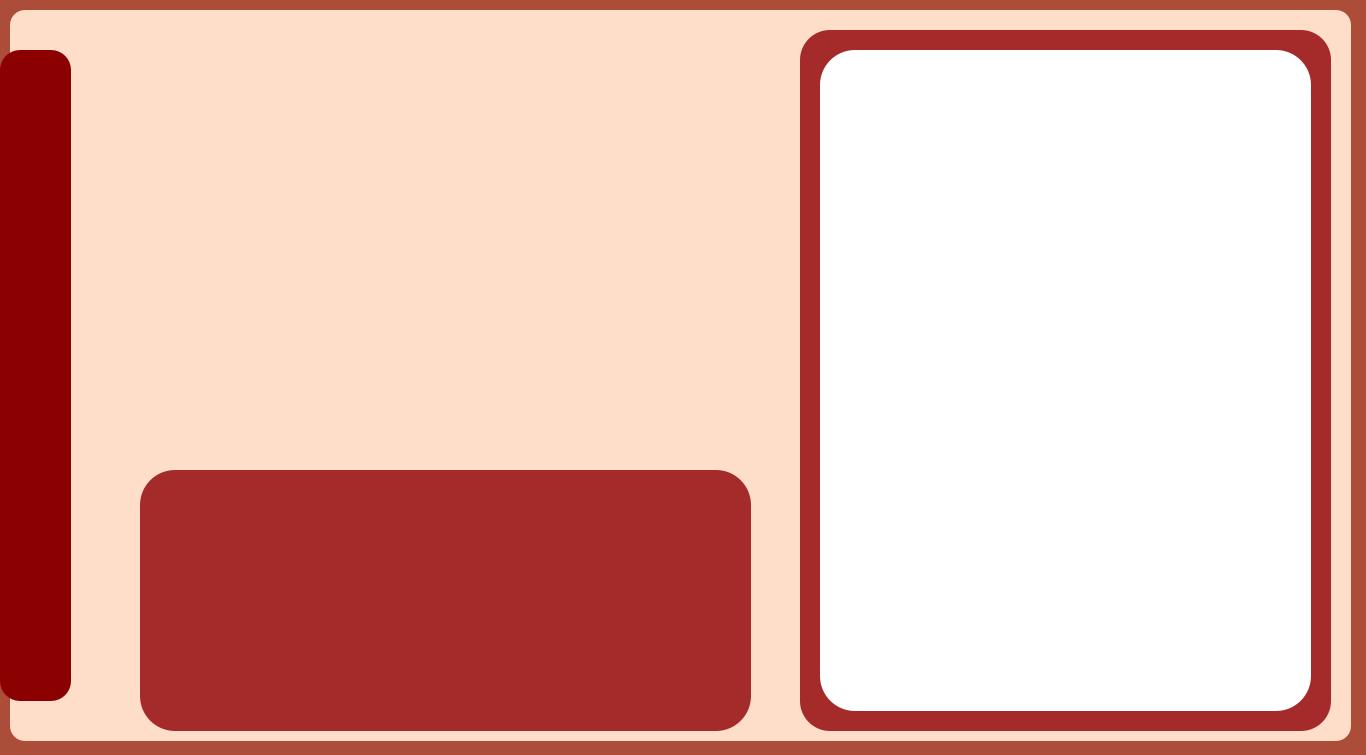
<?xml version="1.0" encoding="UTF-8"?>
<ui version="4.0">
 <class>Dialog</class>
 <widget class="QDialog" name="Dialog">
  <property name="geometry">
   <rect>
    <x>0</x>
    <y>0</y>
    <width>1366</width>
    <height>755</height>
   </rect>
  </property>
  <property name="windowTitle">
   <string>Dialog</string>
  </property>
  <property name="styleSheet">
   <string notr="true">background-color:#AC4D39;
</string>
  </property>
  <widget class="QLabel" name="label_2">
   <property name="geometry">
    <rect>
     <x>10</x>
     <y>10</y>
     <width>1341</width>
     <height>731</height>
    </rect>
   </property>
   <property name="styleSheet">
    <string notr="true">background-color: rgb(254, 222, 201);
border-radius:15px;
</string>
   </property>
   <property name="text">
    <string/>
   </property>
  </widget>
  <widget class="QStackedWidget" name="menu_stacked_widget">
   <property name="geometry">
    <rect>
     <x>100</x>
     <y>20</y>
     <width>1241</width>
     <height>711</height>
    </rect>
   </property>
   <property name="styleSheet">
    <string notr="true">background-color:rgb(254, 222, 201);
selection-background-color: rgb(254, 222, 201);</string>
   </property>
   <property name="currentIndex">
    <number>0</number>
   </property>
   <widget class="QWidget" name="page_menu">
    <widget class="QLabel" name="label_3">
     <property name="geometry">
      <rect>
       <x>10</x>
       <y>40</y>
       <width>661</width>
       <height>391</height>
      </rect>
     </property>
     <property name="styleSheet">
      <string notr="true">border-image: url(:/img/on air image.png);
border-radius:32px;</string>
     </property>
     <property name="text">
      <string/>
     </property>
    </widget>
    <widget class="QLabel" name="label_4">
     <property name="geometry">
      <rect>
       <x>700</x>
       <y>10</y>
       <width>531</width>
       <height>701</height>
      </rect>
     </property>
     <property name="styleSheet">
      <string notr="true">background-color:Brown;
border-radius:30px;</string>
     </property>
     <property name="text">
      <string/>
     </property>
    </widget>
    <widget class="QLabel" name="label_admin">
     <property name="geometry">
      <rect>
       <x>900</x>
       <y>60</y>
       <width>131</width>
       <height>121</height>
      </rect>
     </property>
     <property name="styleSheet">
      <string notr="true">background-color:white;
image: url(:/img/1946429.png);</string>
     </property>
     <property name="text">
      <string/>
     </property>
    </widget>
    <widget class="QLabel" name="label_5">
     <property name="geometry">
      <rect>
       <x>720</x>
       <y>30</y>
       <width>491</width>
       <height>661</height>
      </rect>
     </property>
     <property name="styleSheet">
      <string notr="true">border-radius:35px;
background-color:white;
font-family:&quot;Dosis&quot;;
font-size:37px;

</string>
     </property>
     <property name="text">
      <string/>
     </property>
    </widget>
    <widget class="QLabel" name="label_6">
     <property name="geometry">
      <rect>
       <x>40</x>
       <y>450</y>
       <width>611</width>
       <height>261</height>
      </rect>
     </property>
     <property name="styleSheet">
      <string notr="true">background-color:Brown;
image: url(:/img/kisspng-social-media-computer-icons-social-network-do-not-conform-to-social-morality-5aec563338c9a1.6380052915254380032326.png);
border-radius:35px;
</string>
     </property>
     <property name="text">
      <string/>
     </property>
    </widget>
    <widget class="QLabel" name="label_8">
     <property name="geometry">
      <rect>
       <x>770</x>
       <y>250</y>
       <width>391</width>
       <height>401</height>
      </rect>
     </property>
     <property name="styleSheet">
      <string notr="true">background-color:white;

border-radius:35px;</string>
     </property>
     <property name="text">
      <string/>
     </property>
    </widget>
    <widget class="QLineEdit" name="lineEdit_compte">
     <property name="geometry">
      <rect>
       <x>920</x>
       <y>190</y>
       <width>161</width>
       <height>31</height>
      </rect>
     </property>
     <property name="styleSheet">
      <string notr="true">background-color:white;
font-size:30px;
border:0px;
text-align:center;
font-family:Tahoma;
color:green;
</string>
     </property>
     <property name="text">
      <string/>
     </property>
     <property name="readOnly">
      <bool>true</bool>
     </property>
    </widget>
    <zorder>label_4</zorder>
    <zorder>label_5</zorder>
    <zorder>label_3</zorder>
    <zorder>label_admin</zorder>
    <zorder>label_6</zorder>
    <zorder>label_8</zorder>
    <zorder>lineEdit_compte</zorder>
   </widget>
   <widget class="QWidget" name="page_emission">
    <widget class="QLabel" name="label_7">
     <property name="geometry">
      <rect>
       <x>470</x>
       <y>0</y>
       <width>261</width>
       <height>41</height>
      </rect>
     </property>
     <property name="text">
      <string>&lt;html&gt;&lt;head/&gt;&lt;body&gt;&lt;h1 align=&quot;center&quot; style=&quot; margin-top:18px; margin-bottom:12px; margin-left:0px; margin-right:0px; -qt-block-indent:0; text-indent:0px;&quot;&gt;&lt;span style=&quot; font-size:14pt; font-weight:600;&quot;&gt;Emissions:&lt;/span&gt;&lt;/h1&gt;&lt;/body&gt;&lt;/html&gt;</string>
     </property>
    </widget>
    <widget class="QTabWidget" name="tabWidget">
     <property name="geometry">
      <rect>
       <x>0</x>
       <y>20</y>
       <width>1231</width>
       <height>691</height>
      </rect>
     </property>
     <property name="maximumSize">
      <size>
       <width>1231</width>
       <height>691</height>
      </size>
     </property>
     <property name="styleSheet">
      <string notr="true">background-color:#feeadd;
font-size:16px;</string>
     </property>
     <property name="currentIndex">
      <number>0</number>
     </property>
     <widget class="QWidget" name="Emissions">
      <attribute name="title">
       <string>Gestion des Emissions</string>
      </attribute>
      <widget class="QStackedWidget" name="stackedWidget_crud">
       <property name="geometry">
        <rect>
         <x>10</x>
         <y>0</y>
         <width>1201</width>
         <height>651</height>
        </rect>
       </property>
       <property name="currentIndex">
        <number>1</number>
       </property>
       <widget class="QWidget" name="page">
        <widget class="QRadioButton" name="radioButton">
         <property name="geometry">
          <rect>
           <x>300</x>
           <y>240</y>
           <width>71</width>
           <height>18</height>
          </rect>
         </property>
         <property name="styleSheet">
          <string notr="true">background-color:white;
</string>
         </property>
         <property name="text">
          <string>Fun</string>
         </property>
        </widget>
        <widget class="QLineEdit" name="lineEdit">
         <property name="geometry">
          <rect>
           <x>370</x>
           <y>30</y>
           <width>441</width>
           <height>31</height>
          </rect>
         </property>
         <property name="styleSheet">
          <string notr="true">border-radius:1px;
background-color:white;
border-bottom:1px solid;
text-align:center;

</string>
         </property>
         <property name="text">
          <string>Add an Emission</string>
         </property>
         <property name="alignment">
          <set>Qt::AlignCenter</set>
         </property>
         <property name="readOnly">
          <bool>true</bool>
         </property>
        </widget>
        <widget class="QLineEdit" name="lineEdit_2">
         <property name="geometry">
          <rect>
           <x>201</x>
           <y>107</y>
           <width>281</width>
           <height>22</height>
          </rect>
         </property>
         <property name="styleSheet">
          <string notr="true">background-color:white;
border-radius:1px;
border-bottom:1px double;</string>
         </property>
         <property name="alignment">
          <set>Qt::AlignLeading|Qt::AlignLeft|Qt::AlignVCenter</set>
         </property>
         <property name="placeholderText">
          <string>Emission Id</string>
         </property>
        </widget>
        <widget class="QRadioButton" name="radioButton_18">
         <property name="geometry">
          <rect>
           <x>300</x>
           <y>290</y>
           <width>71</width>
           <height>18</height>
          </rect>
         </property>
         <property name="styleSheet">
          <string notr="true">background-color:white;
</string>
         </property>
         <property name="text">
          <string>5mn</string>
         </property>
        </widget>
        <widget class="QLineEdit" name="lineEdit_3">
         <property name="geometry">
          <rect>
           <x>201</x>
           <y>161</y>
           <width>281</width>
           <height>22</height>
          </rect>
         </property>
         <property name="styleSheet">
          <string notr="true">background-color:white;
border-radius:1px;
border-bottom:1px double;</string>
         </property>
         <property name="alignment">
          <set>Qt::AlignLeading|Qt::AlignLeft|Qt::AlignVCenter</set>
         </property>
         <property name="placeholderText">
          <string>Emission Name</string>
         </property>
        </widget>
        <widget class="QRadioButton" name="radioButton_12">
         <property name="geometry">
          <rect>
           <x>380</x>
           <y>290</y>
           <width>71</width>
           <height>18</height>
          </rect>
         </property>
         <property name="styleSheet">
          <string notr="true">background-color:white;
</string>
         </property>
         <property name="text">
          <string>10mn</string>
         </property>
        </widget>
        <widget class="QRadioButton" name="radioButton_4">
         <property name="geometry">
          <rect>
           <x>560</x>
           <y>240</y>
           <width>83</width>
           <height>18</height>
          </rect>
         </property>
         <property name="styleSheet">
          <string notr="true">background-color:white;
</string>
         </property>
         <property name="text">
          <string>Info</string>
         </property>
        </widget>
        <widget class="QLineEdit" name="lineEdit_6">
         <property name="geometry">
          <rect>
           <x>201</x>
           <y>289</y>
           <width>71</width>
           <height>22</height>
          </rect>
         </property>
         <property name="styleSheet">
          <string notr="true">background-color:white;
border-radius:1px;
border-bottom:1px double;</string>
         </property>
         <property name="alignment">
          <set>Qt::AlignLeading|Qt::AlignLeft|Qt::AlignVCenter</set>
         </property>
         <property name="readOnly">
          <bool>true</bool>
         </property>
         <property name="placeholderText">
          <string>Duration</string>
         </property>
        </widget>
        <widget class="QPushButton" name="pushButton">
         <property name="geometry">
          <rect>
           <x>870</x>
           <y>350</y>
           <width>151</width>
           <height>41</height>
          </rect>
         </property>
         <property name="styleSheet">
          <string notr="true">
QPushButton{background-color:white;
border-radius:12px;
border-color:black;
border:1px solid;
}
QPushButton:hover
{
background-color:lightgray;
}</string>
         </property>
         <property name="text">
          <string>Add</string>
         </property>
        </widget>
        <widget class="QRadioButton" name="radioButton_3">
         <property name="geometry">
          <rect>
           <x>470</x>
           <y>240</y>
           <width>83</width>
           <height>18</height>
          </rect>
         </property>
         <property name="styleSheet">
          <string notr="true">background-color:white;
</string>
         </property>
         <property name="text">
          <string>Sport</string>
         </property>
        </widget>
        <widget class="QRadioButton" name="radioButton_2">
         <property name="geometry">
          <rect>
           <x>380</x>
           <y>240</y>
           <width>83</width>
           <height>18</height>
          </rect>
         </property>
         <property name="styleSheet">
          <string notr="true">background-color:white;
</string>
         </property>
         <property name="text">
          <string>Info</string>
         </property>
        </widget>
        <widget class="QRadioButton" name="radioButton_13">
         <property name="geometry">
          <rect>
           <x>470</x>
           <y>290</y>
           <width>71</width>
           <height>18</height>
          </rect>
         </property>
         <property name="styleSheet">
          <string notr="true">background-color:white;
</string>
         </property>
         <property name="text">
          <string>15mn</string>
         </property>
        </widget>
        <widget class="QDateTimeEdit" name="dateTimeEdit">
         <property name="geometry">
          <rect>
           <x>460</x>
           <y>350</y>
           <width>191</width>
           <height>31</height>
          </rect>
         </property>
         <property name="styleSheet">
          <string notr="true">background-color:white;
border-radius:8px;
border:1px solid;</string>
         </property>
        </widget>
        <widget class="QLineEdit" name="lineEdit_4">
         <property name="geometry">
          <rect>
           <x>201</x>
           <y>235</y>
           <width>71</width>
           <height>22</height>
          </rect>
         </property>
         <property name="styleSheet">
          <string notr="true">background-color:white;
border-radius:1px;
border-bottom:1px double;</string>
         </property>
         <property name="alignment">
          <set>Qt::AlignLeading|Qt::AlignLeft|Qt::AlignVCenter</set>
         </property>
         <property name="readOnly">
          <bool>true</bool>
         </property>
         <property name="placeholderText">
          <string> Type</string>
         </property>
        </widget>
        <widget class="QLineEdit" name="lineEdit_5">
         <property name="geometry">
          <rect>
           <x>200</x>
           <y>350</y>
           <width>191</width>
           <height>22</height>
          </rect>
         </property>
         <property name="styleSheet">
          <string notr="true">background-color:white;
border-radius:1px;
border-bottom:1px double;</string>
         </property>
         <property name="alignment">
          <set>Qt::AlignLeading|Qt::AlignLeft|Qt::AlignVCenter</set>
         </property>
         <property name="readOnly">
          <bool>true</bool>
         </property>
         <property name="placeholderText">
          <string>Emission Date/Time</string>
         </property>
        </widget>
        <widget class="QLabel" name="label_9">
         <property name="geometry">
          <rect>
           <x>160</x>
           <y>10</y>
           <width>891</width>
           <height>641</height>
          </rect>
         </property>
         <property name="styleSheet">
          <string notr="true">background-color:white;
border-radius:15px;
border:0.5px solid;</string>
         </property>
         <property name="text">
          <string/>
         </property>
        </widget>
        <widget class="QPushButton" name="pushButton_2">
         <property name="geometry">
          <rect>
           <x>870</x>
           <y>590</y>
           <width>151</width>
           <height>41</height>
          </rect>
         </property>
         <property name="styleSheet">
          <string notr="true">
QPushButton{background-color:white;
border-radius:12px;
border-color:black;
border:1px solid;
}
QPushButton:hover
{
background-color:lightgray;
}</string>
         </property>
         <property name="text">
          <string>Delete</string>
         </property>
        </widget>
        <widget class="QLineEdit" name="lineEdit_8">
         <property name="geometry">
          <rect>
           <x>200</x>
           <y>510</y>
           <width>281</width>
           <height>22</height>
          </rect>
         </property>
         <property name="styleSheet">
          <string notr="true">background-color:white;
border-radius:1px;
border-bottom:1px double;</string>
         </property>
         <property name="alignment">
          <set>Qt::AlignLeading|Qt::AlignLeft|Qt::AlignVCenter</set>
         </property>
         <property name="placeholderText">
          <string>Emission Id</string>
         </property>
        </widget>
        <widget class="QLineEdit" name="lineEdit_7">
         <property name="geometry">
          <rect>
           <x>370</x>
           <y>440</y>
           <width>441</width>
           <height>31</height>
          </rect>
         </property>
         <property name="styleSheet">
          <string notr="true">border-radius:1px;
background-color:white;
border-bottom:1px solid;
text-align:center;

</string>
         </property>
         <property name="text">
          <string>Delete an Emission</string>
         </property>
         <property name="alignment">
          <set>Qt::AlignCenter</set>
         </property>
         <property name="readOnly">
          <bool>true</bool>
         </property>
        </widget>
        <widget class="QPushButton" name="next_crud">
         <property name="geometry">
          <rect>
           <x>1130</x>
           <y>600</y>
           <width>51</width>
           <height>41</height>
          </rect>
         </property>
         <property name="styleSheet">
          <string notr="true">
QPushButton{background-color:white;
border-radius:12px;
border-color:black;
border:1px solid;
}
QPushButton:hover
{
background-color:lightgray;
}</string>
         </property>
         <property name="text">
          <string>---&gt;</string>
         </property>
        </widget>
        <zorder>label_9</zorder>
        <zorder>radioButton</zorder>
        <zorder>lineEdit</zorder>
        <zorder>lineEdit_2</zorder>
        <zorder>radioButton_18</zorder>
        <zorder>lineEdit_3</zorder>
        <zorder>radioButton_12</zorder>
        <zorder>radioButton_4</zorder>
        <zorder>lineEdit_6</zorder>
        <zorder>pushButton</zorder>
        <zorder>radioButton_3</zorder>
        <zorder>radioButton_2</zorder>
        <zorder>radioButton_13</zorder>
        <zorder>dateTimeEdit</zorder>
        <zorder>lineEdit_4</zorder>
        <zorder>lineEdit_5</zorder>
        <zorder>pushButton_2</zorder>
        <zorder>lineEdit_8</zorder>
        <zorder>lineEdit_7</zorder>
        <zorder>next_crud</zorder>
       </widget>
       <widget class="QWidget" name="page_2">
        <widget class="QLineEdit" name="lineEdit_9">
         <property name="geometry">
          <rect>
           <x>120</x>
           <y>50</y>
           <width>441</width>
           <height>31</height>
          </rect>
         </property>
         <property name="styleSheet">
          <string notr="true">border-radius:1px;
background-color:white;
border-bottom:1px solid;
text-align:center;

</string>
         </property>
         <property name="text">
          <string>Update an Emission</string>
         </property>
         <property name="alignment">
          <set>Qt::AlignCenter</set>
         </property>
         <property name="readOnly">
          <bool>true</bool>
         </property>
        </widget>
        <widget class="QRadioButton" name="radioButton_5">
         <property name="geometry">
          <rect>
           <x>260</x>
           <y>350</y>
           <width>71</width>
           <height>18</height>
          </rect>
         </property>
         <property name="styleSheet">
          <string notr="true">background-color:white;
</string>
         </property>
         <property name="text">
          <string>10mn</string>
         </property>
        </widget>
        <widget class="QListView" name="listView">
         <property name="geometry">
          <rect>
           <x>640</x>
           <y>100</y>
           <width>531</width>
           <height>471</height>
          </rect>
         </property>
         <property name="styleSheet">
          <string notr="true">border-radius:10px;
background-color:white;
border:1px solid;
</string>
         </property>
        </widget>
        <widget class="QRadioButton" name="radioButton_11">
         <property name="geometry">
          <rect>
           <x>180</x>
           <y>290</y>
           <width>71</width>
           <height>18</height>
          </rect>
         </property>
         <property name="styleSheet">
          <string notr="true">background-color:white;
</string>
         </property>
         <property name="text">
          <string>Fun</string>
         </property>
        </widget>
        <widget class="QRadioButton" name="radioButton_8">
         <property name="geometry">
          <rect>
           <x>350</x>
           <y>290</y>
           <width>83</width>
           <height>18</height>
          </rect>
         </property>
         <property name="styleSheet">
          <string notr="true">background-color:white;
</string>
         </property>
         <property name="text">
          <string>Sport</string>
         </property>
        </widget>
        <widget class="QRadioButton" name="radioButton_9">
         <property name="geometry">
          <rect>
           <x>440</x>
           <y>290</y>
           <width>83</width>
           <height>18</height>
          </rect>
         </property>
         <property name="styleSheet">
          <string notr="true">background-color:white;
</string>
         </property>
         <property name="text">
          <string>Info</string>
         </property>
        </widget>
        <widget class="QDateTimeEdit" name="dateTimeEdit_2">
         <property name="geometry">
          <rect>
           <x>330</x>
           <y>420</y>
           <width>191</width>
           <height>31</height>
          </rect>
         </property>
         <property name="styleSheet">
          <string notr="true">background-color:white;
border-radius:8px;
border:1px solid;</string>
         </property>
        </widget>
        <widget class="QLabel" name="label_11">
         <property name="geometry">
          <rect>
           <x>10</x>
           <y>20</y>
           <width>1191</width>
           <height>611</height>
          </rect>
         </property>
         <property name="styleSheet">
          <string notr="true">background-color:white;
border-radius:15px;
border:0.5px solid;</string>
         </property>
         <property name="text">
          <string/>
         </property>
        </widget>
        <widget class="QLineEdit" name="lineEdit_15">
         <property name="geometry">
          <rect>
           <x>680</x>
           <y>50</y>
           <width>441</width>
           <height>31</height>
          </rect>
         </property>
         <property name="styleSheet">
          <string notr="true">border-radius:1px;
background-color:white;
border-bottom:1px solid;
text-align:center;

</string>
         </property>
         <property name="text">
          <string/>
         </property>
         <property name="alignment">
          <set>Qt::AlignCenter</set>
         </property>
         <property name="readOnly">
          <bool>false</bool>
         </property>
         <property name="placeholderText">
          <string>Search for an Emission</string>
         </property>
        </widget>
        <widget class="QLineEdit" name="lineEdit_10">
         <property name="geometry">
          <rect>
           <x>40</x>
           <y>120</y>
           <width>231</width>
           <height>22</height>
          </rect>
         </property>
         <property name="styleSheet">
          <string notr="true">background-color:white;
border-radius:1px;
border-bottom:1px double;</string>
         </property>
         <property name="alignment">
          <set>Qt::AlignLeading|Qt::AlignLeft|Qt::AlignVCenter</set>
         </property>
         <property name="placeholderText">
          <string>Emission Id</string>
         </property>
        </widget>
        <widget class="QRadioButton" name="radioButton_10">
         <property name="geometry">
          <rect>
           <x>260</x>
           <y>290</y>
           <width>83</width>
           <height>18</height>
          </rect>
         </property>
         <property name="styleSheet">
          <string notr="true">background-color:white;
</string>
         </property>
         <property name="text">
          <string>Info</string>
         </property>
        </widget>
        <widget class="QLabel" name="label_12">
         <property name="geometry">
          <rect>
           <x>40</x>
           <y>160</y>
           <width>551</width>
           <height>411</height>
          </rect>
         </property>
         <property name="styleSheet">
          <string notr="true">background-color:white;
border-radius:15px;
border:0.5px solid;</string>
         </property>
         <property name="text">
          <string/>
         </property>
        </widget>
        <widget class="QLineEdit" name="lineEdit_14">
         <property name="geometry">
          <rect>
           <x>60</x>
           <y>420</y>
           <width>221</width>
           <height>31</height>
          </rect>
         </property>
         <property name="styleSheet">
          <string notr="true">background-color:white;
border-radius:1px;
border-bottom:1px double;</string>
         </property>
         <property name="alignment">
          <set>Qt::AlignCenter</set>
         </property>
         <property name="readOnly">
          <bool>true</bool>
         </property>
         <property name="placeholderText">
          <string>Emission Date/Time</string>
         </property>
        </widget>
        <widget class="QRadioButton" name="radioButton_6">
         <property name="geometry">
          <rect>
           <x>350</x>
           <y>350</y>
           <width>71</width>
           <height>18</height>
          </rect>
         </property>
         <property name="styleSheet">
          <string notr="true">background-color:white;
</string>
         </property>
         <property name="text">
          <string>15mn</string>
         </property>
        </widget>
        <widget class="QLineEdit" name="lineEdit_11">
         <property name="geometry">
          <rect>
           <x>50</x>
           <y>200</y>
           <width>281</width>
           <height>22</height>
          </rect>
         </property>
         <property name="styleSheet">
          <string notr="true">background-color:white;
border-radius:1px;
border-bottom:1px double;</string>
         </property>
         <property name="text">
          <string/>
         </property>
         <property name="alignment">
          <set>Qt::AlignLeading|Qt::AlignLeft|Qt::AlignVCenter</set>
         </property>
         <property name="placeholderText">
          <string>Emission Name</string>
         </property>
        </widget>
        <widget class="QRadioButton" name="radioButton_7">
         <property name="geometry">
          <rect>
           <x>180</x>
           <y>350</y>
           <width>71</width>
           <height>18</height>
          </rect>
         </property>
         <property name="styleSheet">
          <string notr="true">background-color:white;
</string>
         </property>
         <property name="text">
          <string>5mn</string>
         </property>
        </widget>
        <widget class="QLineEdit" name="lineEdit_13">
         <property name="geometry">
          <rect>
           <x>50</x>
           <y>350</y>
           <width>71</width>
           <height>22</height>
          </rect>
         </property>
         <property name="styleSheet">
          <string notr="true">background-color:white;
border-radius:1px;
border-bottom:1px double;</string>
         </property>
         <property name="alignment">
          <set>Qt::AlignLeading|Qt::AlignLeft|Qt::AlignVCenter</set>
         </property>
         <property name="readOnly">
          <bool>true</bool>
         </property>
         <property name="placeholderText">
          <string>Duration</string>
         </property>
        </widget>
        <widget class="QLineEdit" name="lineEdit_17">
         <property name="geometry">
          <rect>
           <x>50</x>
           <y>280</y>
           <width>71</width>
           <height>22</height>
          </rect>
         </property>
         <property name="styleSheet">
          <string notr="true">background-color:white;
border-radius:1px;
border-bottom:1px double;</string>
         </property>
         <property name="alignment">
          <set>Qt::AlignLeading|Qt::AlignLeft|Qt::AlignVCenter</set>
         </property>
         <property name="readOnly">
          <bool>true</bool>
         </property>
         <property name="placeholderText">
          <string> Type</string>
         </property>
        </widget>
        <widget class="QPushButton" name="pushButton_3">
         <property name="geometry">
          <rect>
           <x>390</x>
           <y>510</y>
           <width>151</width>
           <height>41</height>
          </rect>
         </property>
         <property name="styleSheet">
          <string notr="true">
QPushButton{background-color:white;
border-radius:12px;
border-color:black;
border:1px solid;
}
QPushButton:hover
{
background-color:lightgray;
}</string>
         </property>
         <property name="text">
          <string>Update</string>
         </property>
        </widget>
        <widget class="QPushButton" name="next_crud_2">
         <property name="geometry">
          <rect>
           <x>40</x>
           <y>580</y>
           <width>51</width>
           <height>41</height>
          </rect>
         </property>
         <property name="styleSheet">
          <string notr="true">
QPushButton{background-color:white;
border-radius:12px;
border-color:black;
border:1px solid;
}
QPushButton:hover
{
background-color:lightgray;
}</string>
         </property>
         <property name="text">
          <string>&lt;---</string>
         </property>
        </widget>
        <zorder>label_11</zorder>
        <zorder>label_12</zorder>
        <zorder>lineEdit_9</zorder>
        <zorder>radioButton_5</zorder>
        <zorder>listView</zorder>
        <zorder>radioButton_11</zorder>
        <zorder>radioButton_8</zorder>
        <zorder>radioButton_9</zorder>
        <zorder>dateTimeEdit_2</zorder>
        <zorder>lineEdit_15</zorder>
        <zorder>lineEdit_10</zorder>
        <zorder>radioButton_10</zorder>
        <zorder>lineEdit_14</zorder>
        <zorder>radioButton_6</zorder>
        <zorder>lineEdit_11</zorder>
        <zorder>radioButton_7</zorder>
        <zorder>lineEdit_13</zorder>
        <zorder>lineEdit_17</zorder>
        <zorder>pushButton_3</zorder>
        <zorder>next_crud_2</zorder>
       </widget>
      </widget>
     </widget>
     <widget class="QWidget" name="Statistiques">
      <attribute name="title">
       <string>Statistiques</string>
      </attribute>
     </widget>
    </widget>
   </widget>
   <widget class="QWidget" name="page_invite">
    <widget class="QLabel" name="label_10">
     <property name="geometry">
      <rect>
       <x>20</x>
       <y>10</y>
       <width>261</width>
       <height>41</height>
      </rect>
     </property>
     <property name="text">
      <string>&lt;html&gt;&lt;head/&gt;&lt;body&gt;&lt;h1 style=&quot; margin-top:18px; margin-bottom:12px; margin-left:0px; margin-right:0px; -qt-block-indent:0; text-indent:0px;&quot;&gt;&lt;span style=&quot; font-size:14pt; font-weight:600; font-style:italic;&quot;&gt;Gestion des invites:&lt;/span&gt;&lt;/h1&gt;&lt;/body&gt;&lt;/html&gt;</string>
     </property>
    </widget>
   </widget>
  </widget>
  <widget class="QPushButton" name="emission_button">
   <property name="geometry">
    <rect>
     <x>0</x>
     <y>70</y>
     <width>71</width>
     <height>61</height>
    </rect>
   </property>
   <property name="styleSheet">
    <string notr="true">QPushButton{
image: url(:/img/podcast.png);
border-radius:5px;
background-color:DarkRed;
}
QPushButton:hover
{
background-color:#B22222;
}</string>
   </property>
   <property name="text">
    <string/>
   </property>
  </widget>
  <widget class="QLabel" name="label">
   <property name="geometry">
    <rect>
     <x>0</x>
     <y>50</y>
     <width>71</width>
     <height>651</height>
    </rect>
   </property>
   <property name="styleSheet">
    <string notr="true"> background-color:DarkRed;
border-radius:20px;

</string>
   </property>
   <property name="text">
    <string/>
   </property>
  </widget>
  <widget class="QPushButton" name="pushButton_invite">
   <property name="geometry">
    <rect>
     <x>0</x>
     <y>140</y>
     <width>71</width>
     <height>61</height>
    </rect>
   </property>
   <property name="styleSheet">
    <string notr="true">QPushButton{
border-radius:10px;
background-color:DarkRed;
image: url(:/img/guests.png);
}

QPushButton:hover
{
background-color:#B22222;
}</string>
   </property>
   <property name="text">
    <string/>
   </property>
  </widget>
  <zorder>label_2</zorder>
  <zorder>menu_stacked_widget</zorder>
  <zorder>label</zorder>
  <zorder>emission_button</zorder>
  <zorder>pushButton_invite</zorder>
 </widget>
 <resources/>
 <connections/>
</ui>
